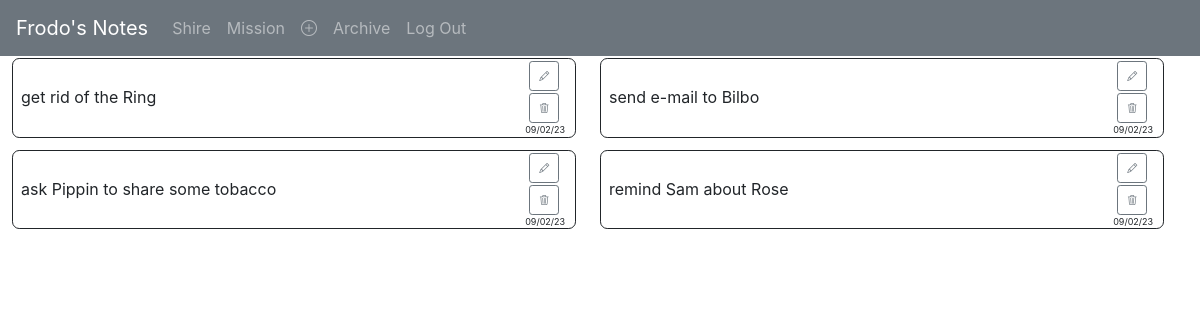
The app's page / (signed in) with its own data.
### mynotes/models.py (models this page shows, shortened)
class User(AbstractUser):
    pass

class Section(models.Model):
    section = models.CharField(max_length=64)
    author = models.ForeignKey(User, on_delete=models.CASCADE)
    status = models.CharField(max_length=16, default='active')
    def __str__(self):
        return f'{self.section}'

class Note(models.Model):
    author = models.ForeignKey(User, on_delete=models.CASCADE)
    created = models.DateTimeField(default=timezone.now)
    crshown = models.DateField()
    content = models.TextField()
    status = models.CharField(max_length=8, default='active')
    url = models.URLField(editable=True, blank=True)
    section = models.ForeignKey(Section, on_delete=models.CASCADE)
    category = models.ManyToManyField(Category, blank=True, related_name='notecat')

### mynotes/views.py (the view)
# urls.py: path("", views.index, name="index"),
def index(request):
    if request.user.is_authenticated:
        sections = Section.objects.filter(author=request.user, status='active')
        notes = Note.objects.filter(
            author=request.user, section__in=sections, status='active'
            ).order_by('created').reverse()
        not1 = notes[0::2]
        not2 = notes[1::2]
        return render(request, "mynotes/index.html", {"sections": sections, "not1": not1, "not2": not2})
    return render(request, "mynotes/index.html")

### mynotes/templates/mynotes/index.html (shortened to what this page needs)
{% extends "mynotes/layout.html" %}
{% block nav %}
    {% if sections %}
    {% for section in sections %}
    <li class="nav-item">
        <a class="nav-link" href="{%url 'sectionnotes' section.id %}">{{section}}</a>
    </li>
    {% endfor %}
    {% endif %}
{% endblock %}
{% block body %}
<div id='notesdiv' style="display: flex; flex-wrap: wrap; margin-top: -10px;">
    <div>
    {% for note in not1 %}
    {% include "mynotes/notes.html" %}
    {% endfor %}
    </div>
    <div>
    {% for note in not2 %}
    {% include "mynotes/notes.html" %}
    {% endfor %}
    </div>
</div>
{% endblock %}

### mynotes/templates/mynotes/layout.html (shortened to what this page needs)
{% load static %}
<!DOCTYPE html>
<html lang="en">
    <head>
        <link rel="stylesheet" href="https://cdn.jsdelivr.net/npm/bootstrap@4.3.1/dist/css/bootstrap.min.css">
        <link href="{% static 'mynotes/styles.css' %}" rel="stylesheet">
    </head>
    <body>
        <nav class="navbar navbar-expand-lg navbar-dark bg-secondary">
            {% if user.is_authenticated %}
            <a class="navbar-brand" href="{% url 'index' %}">{{ user.username }}'s Notes</a>
            {% else %}
            <a class="navbar-brand" href="#">Only logged in users can keep notes here</a>
            {% endif %}
                <div>
                  <ul class="navbar-nav mr-auto">
                    {% if user.is_authenticated %}
                        {% block nav %}
                        {% endblock %}
                        <li class="nav-item active">
                            <a class="nav-link" href="{%url 'addsection' %}"><i class="bi bi-plus-circle"></i> <span class="sr-only">(current)</span></a>
                        </li>
                        <li class="nav-item">
                            <a class="nav-link" href="{%url 'archived' %}">Archive</a>
                        </li>
                        <li class="nav-item">
                            <a class="nav-link" href="{% url 'logout' %}">Log Out</a>
                        </li>
                    {% endif %}
                  </ul>
                </div>
              </nav>
        <div class="body">
            {% block body %}
            {% endblock %}
        </div>
    </body>
</html>

### mynotes/templates/mynotes/notes.html (shortened to what this page needs)
<div class="dv">
    <table>
    <tr>
        {% if categories|length > 6 %}
        <td class="roditel" style="width: 29vw;">
            <div class="cont">
                <span class="texta">{{note.content}}</span>
                <a class="urla" href={{note.url}}>{{note.url}}</a>
            </div>
        </td>
        <td style="border-right: 0.6vw solid transparent;"></td>
        <td>
            <div style="font-size: x-small; width: 14vw; height: 6vw; overflow: auto; caret-color: transparent;">
                {% for category in categories %}
                    <div style="float:left;">
                    {% if category in note.category.all %}
                    <input  class="mycl check" id={{category.id}} value={{category.category}} type="checkbox" checked>{{category.category}}&nbsp;&nbsp;
                    {% else %}
                    <input  class="mycl check" id={{category.id}} value={{category.category}} type="checkbox">{{category.category}}&nbsp;&nbsp;
                    {% endif %}
                    </div>
                {% endfor %}
            </div>
        </td>
        {% else %}
        <td class="roditel" style="width: 43.6vw;">
            <div class="cont" style="width: 42.6vw;">
                <span class="texta">{{note.content}}</span>
            </div>
        </td>
        {% endif %}
        <td>
            <ul style="list-style: none; margin-left: -45px; margin-bottom: -2px;">
                <li style="margin-bottom: 2px; margin-top:1px;">
                    <button class="bmdl pencil btn btn-sm btn-outline-secondary"><i class="mycl bi bi-pencil"></i></button>
                </li>
                <li>
                    <button class="bmdl trashbin btn btn-sm btn-outline-secondary"><i class="mycl bi bi-trash3"></i></button>
                </li>
                <li style="font-size: xx-small; margin-left: -4px; white-space: nowrap;">{{ note.crshown |date:"d/m/y" }}<span class="noteid">{{note.id}}</span></li>
            </ul>
        </td>
    </tr>
    </table>
</div>

### mynotes/static/mynotes/styles.css (style rules this page uses)
.dv { border-style: solid; border-radius: 0.6vw; border-width: 1px; margin: 1vw; padding-left: 7px; padding-top: -1px; padding-bottom: 1px; width: 47vw; white-space: normal; }
.cont { width:28vw; overflow-wrap:break-word; }
.bmdl { width: 2.5vw; height: 2.5vw; font-size: x-small }
.mycl { vertical-align: middle; accent-color: gray; }
.bi { font-style: normal; caret-color: transparent; }

### records on screen
User: username "Frodo"
Section: section "Shire"
Section: section "Mission"
Note: content "get rid of the Ring", crshown "09/02/23"
Note: content "ask Pippin to share some tobacco", crshown "09/02/23"
Note: content "send e-mail to Bilbo", crshown "09/02/23"
Note: content "remind Sam about Rose", crshown "09/02/23"
